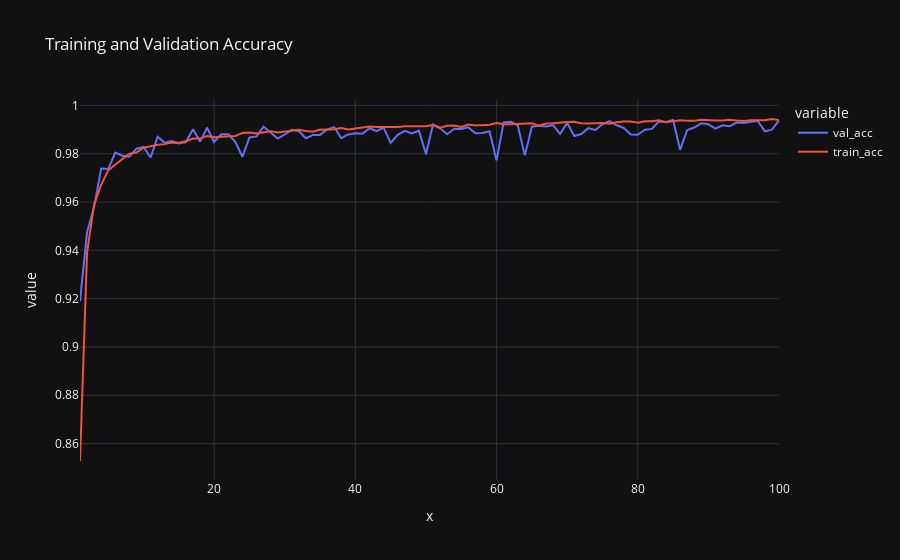

Here is the notebook cell this chart was saved with:
### Code cell
plt.figure(figsize = (12, 6))

train_acc = model_history.history['accuracy']
val_acc = model_history.history['val_accuracy'] 
epoch = range(1, 101)


accuracy = pd.DataFrame({'train_acc' : train_acc, 'val_acc' : val_acc})

px.line(data_frame = accuracy, x = epoch, y = ['val_acc', 'train_acc'], title = 'Training and Validation Accuracy',
        template = 'plotly_dark')
